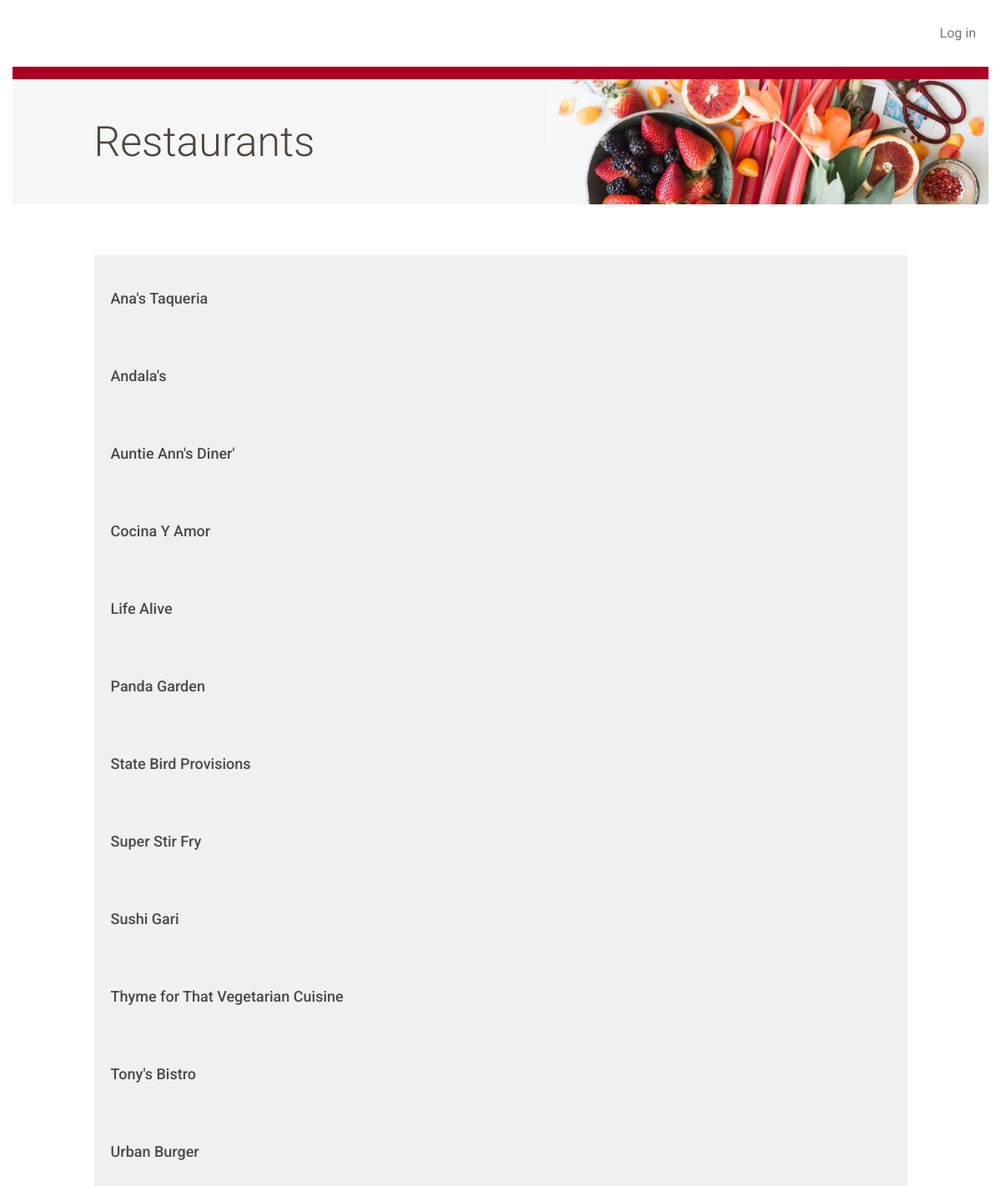
/restaurant/, run on the app's committed database.
### database_setup.py (models this page shows, shortened)
class Restaurant(Base):
    __tablename__ = 'restaurant'
    id = Column(Integer, primary_key=True)
    name = Column(String(250), nullable=False)
    user_id = Column(Integer, ForeignKey('user.id'))
    user = relationship(User)

### application.py (the view)
@app.route('/')
@app.route('/restaurant/')
def showRestaurants():
    restaurants = session.query(Restaurant).order_by(asc(Restaurant.name))
    if 'username' not in login_session:
        return render_template(
            'publicrestaurants.html', restaurants=restaurants)
    else:
        return render_template('restaurants.html', restaurants=restaurants)

### templates/publicrestaurants.html (shortened to what this page needs)
{% extends "main.html" %}
{% block content %}
	<div class="row top-menu">
		<div class="col-md-10"></div>
		<div class="col-md-2 text-right">
			<a href="{{url_for('showLogin')}}">Log in </a>
		</div>
	</div>
	<div class="row divider red">
		<div class="col-md-12"></div>
	</div>
	<div class="row banner main">
		<div class="col-md-1"></div>
		<div class="col-md-11 padding-none">
			<h1>Restaurants</h1>
		</div>
	</div>
	<div class="row padding-top padding-bottom">
		<div class="col-md-1"></div>
		<div class="col-md-10 padding-none">
		</div>
		<div class="col-md-1"></div>
	</div>
	{% for restaurant in restaurants %}
		<a href = "{{url_for('showMenu', restaurant_id = restaurant.id)}}">
			<div class="row">
				<div class="col-md-1"></div>
					<div class="col-md-10 restaurant-list">
						<h3>{{restaurant.name}}</h3>
					</div>
				<div class="col-md-1"></div>
			</div>
		</a>
	{% endfor %}
{% endblock %}

### templates/main.html (shortened to what this page needs)
<!DOCTYPE html>
<html lang="en">
	<head>
		<link rel="stylesheet" href="//netdna.bootstrapcdn.com/bootstrap/3.1.1/css/bootstrap.min.css">
		<link rel=stylesheet type=text/css href="{{ url_for('static', filename='styles.css') }}">
</head>
	<body>
		<div class="container">
			{% block content %}
			{% endblock %}
		</div>
	</body>
</html>

### static/styles.css (style rules this page uses)
* { font-family: "Helvetica Neue Bold", Roboto, Helvetica, Arial, sans-serif; font-weight: 700; }
h1 { font-family: "Helvetica Neue Light", Roboto, Helvetica, Arial, sans-serif; font-size: 50px; color: #51453B; line-height: 60px; font-weight: 300; }
h3 { font-size: 18px; color: #4A4A4A; line-height: 23px; }
a { font-size: 14px; color: #E67533; line-height: 17px; }
.padding-top { padding-top: 30px; }
.padding-bottom { padding-bottom: 30px; }
.padding-none { padding: 0; }
.top-menu { padding-top: 30px; padding-bottom: 30px; }
.top-menu a { margin-bottom: 0; line-height: 16px; font-size: 16px; color: #7B7573; font-weight: 400; }
.divider { height: 15px; }
.divider.red { background-color: #AB0023; }
.banner.main { height: 150px; background: url("/static/top-banner.jpg"); background-position: right; background-repeat: no-repeat; background-size: cover; }
.banner h1 { margin: 45px 0; }
.restaurant-list { background-color: #F0F0F0; padding: 20px; }

### data on the page
Restaurant: name "Ana's Taqueria"
Restaurant: name "Andala's"
Restaurant: name "Auntie Ann's Diner'"
Restaurant: name "Cocina Y Amor"
Restaurant: name "Life Alive"
Restaurant: name "Panda Garden"
Restaurant: name "State Bird Provisions"
Restaurant: name "Super Stir Fry"
Restaurant: name "Sushi Gari"
Restaurant: name "Thyme for That Vegetarian Cuisine"
Restaurant: name "Tony's Bistro"
Restaurant: name "Urban Burger"
